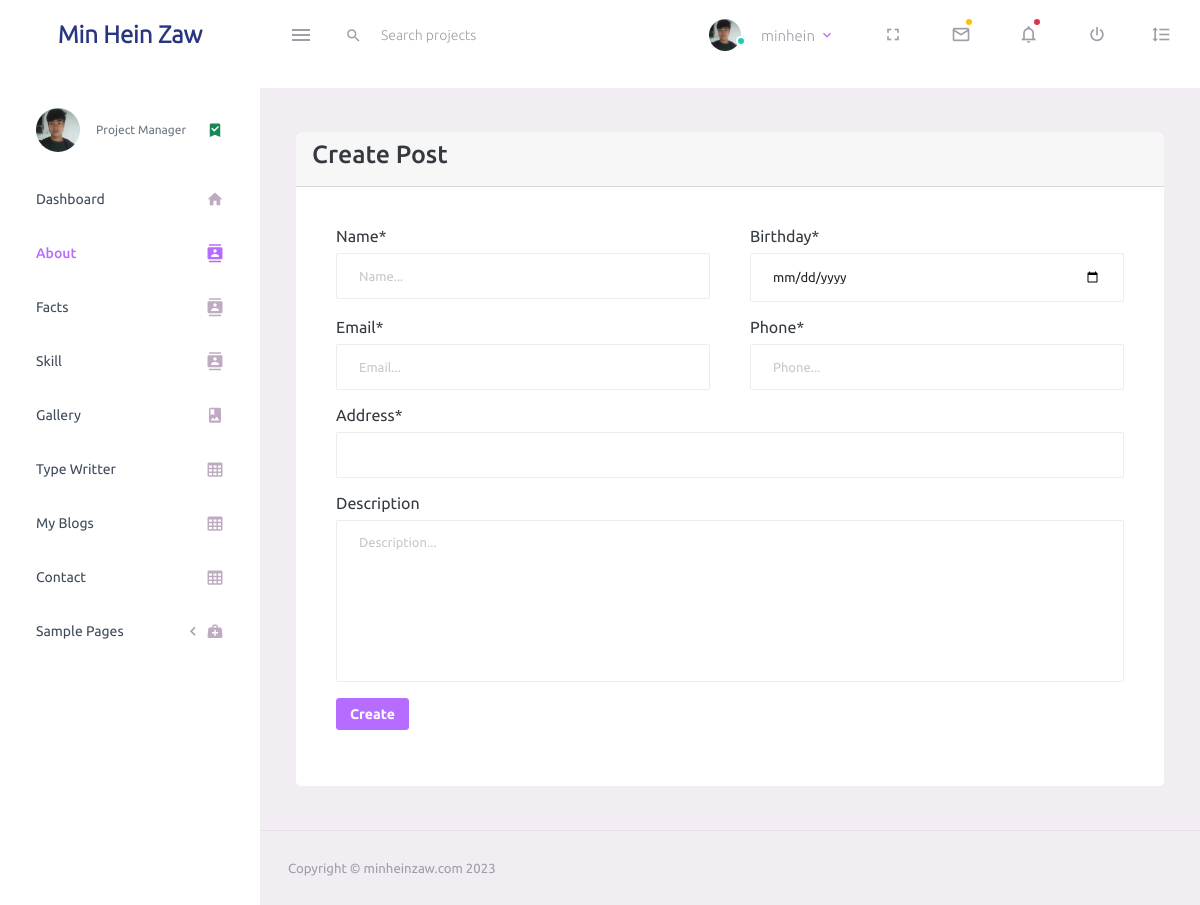
Page /about/ (signed in) on the earlier database version.
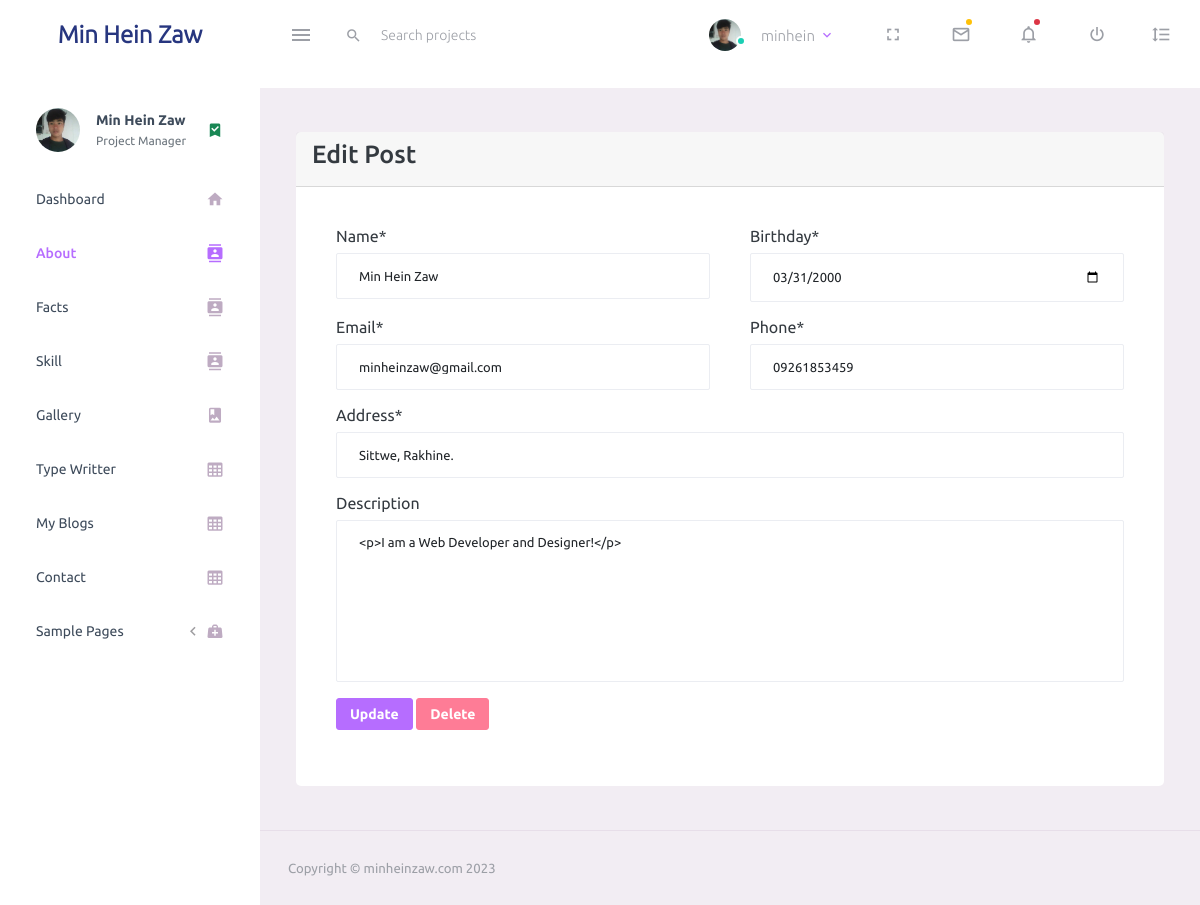
Same page on the later database version.
### base/models.py (models this page shows, shortened)
class About(models.Model):
    name = models.CharField(max_length=100, null=True)
    birthday = models.DateField(null=True)
    email = models.EmailField(null=True)
    phone = models.CharField(max_length=15, null=True)
    address = models.CharField(max_length=100, null=True)
    description = RichTextField(null=True, blank=True)
    created = models.DateTimeField(auto_now=True)
    updated = models.DateTimeField(auto_now_add=True)

### base/views.py (the view)
# urls.py: path('about/', views.aboutPage, name="about"),
@login_required (login_url='login')
def aboutPage(request):
    page = "about-create"
    abouts = About.objects.all()
    about = About.objects.first()
    if not about:
        forms = AboutForm()
        if request.method == "POST":
            form = AboutForm(request.POST)
            if form.is_valid():
                form.save()
                messages.success(request, 'Your About added is sucessfully!')
                return redirect('about')
        context = {'forms':forms, 'about':about, 'page':page}
        return render(request, 'backend/about/about.html', context)
    else:
        about = About.objects.latest('id')
        forms = AboutForm(instance=about)
        if request.method == "POST":
            form = AboutForm(request.POST, instance=about)
            if form.is_valid():
                form.save()
                messages.success(request, "Your About Edited is sucessfully!" )
                return redirect('about')
        context = {'about':about, 'about':about, 'forms':forms,'page':page, 'abouts':abouts}
        return render(request, 'backend/about/about.html', context)

### base/forms.py
class AboutForm(forms.ModelForm):
    class Meta:
        model = About
        fields = "__all__"
        widgets = {
            'name':forms.TextInput(attrs=({'placeholder':'Name...', 'class':'cumtom-input'})),
            'birthday':forms.DateInput(attrs=({'placeholder':'Birthday...', 'class':'cumtom-input', 'type':'date'})),
            'email':forms.TextInput(attrs=({'placeholder':'Email...', 'class':'cumtom-input'})),
            'phone':forms.TextInput(attrs=({'placeholder':'Phone...', 'class':'cumtom-input'})),
            'description':forms.Textarea(attrs=({'placeholder':'Description...', 'class':'cumtom-input'})),
        }

### base/templates/backend/about/about.html (shortened to what this page needs)
{% extends 'main.html' %}
{% load crispy_forms_tags %}
{% block content %}
    <div class="row">
        {% if not about %}
            <div class="col-md-12">
                <div class="card">
                    <div class="card-header">
                        <h3>Create Post</h3>
                    </div>
                    <div class="card-body">
                        <form action="" method="POST">
                            <div class="row">
                                <div class="col-md-6">
                                    {{forms.name|as_crispy_field}}
                                </div>
                                <div class="col-md-6">
                                    {{forms.birthday|as_crispy_field}}
                                </div>
                                <div class="col-md-6">
                                    {{forms.email|as_crispy_field}}
                                </div>
                                <div class="col-md-6">
                                    {{forms.phone|as_crispy_field}}
                                </div>
                                <div class="col-md-12">
                                    {{forms.address|as_crispy_field}}
                                    {{forms.description|as_crispy_field}}
                                </div>
                            </div>
                            <button type="submit" class="btn btn-sm btn-primary">Create</button>
                    </form>
                    </div>
                </div>
            </div>
        {% else %}
            <div class="col-md-12">
                <div class="card">
                    <div class="card-header">
                        <h3>Edit Post</h3>
                    </div>
                    <div class="card-body">
                        <form action="" method="POST">
                            <div class="row">
                                <div class="col-md-6">
                                    {{forms.name|as_crispy_field}}
                                </div>
                                <div class="col-md-6">
                                    {{forms.birthday|as_crispy_field}}
                                </div>
                                <div class="col-md-6">
                                    {{forms.email|as_crispy_field}}
                                </div>
                                <div class="col-md-6">
                                    {{forms.phone|as_crispy_field}}
                                </div>
                                <div class="col-md-12">
                                    {{forms.address|as_crispy_field}}
                                    {{forms.description|as_crispy_field}}
                                </div>
                            </div>
                            <button type="submit" class="btn btn-sm btn-primary">Update</button>
                            <a href="{% url 'about-delete' about %}" type="submit" class="btn btn-sm btn-danger">Delete</a>
                    </form>
                    </div>
                </div>
            </div>
        {% endif %}
    </div>
{% endblock content %}

### templates/main.html (shortened to what this page needs)
cls{% load static %}
<!DOCTYPE html>
<html lang="en">
  <head>
    <link rel="stylesheet" href="{% static 'assets/vendors/mdi/css/materialdesignicons.min.css' %}">
    <link rel="stylesheet" href= {% static 'assets/vendors/css/vendor.bundle.base.css' %}>
    <link rel="stylesheet" href="{% static 'assets/css/style.css' %}">
  </head>
  <body>
    <div class="container-scroller">
      {% include 'navbar.html' %}
      <div class="container-fluid page-body-wrapper">
        {% include 'sidebar.html' %}
        <div class="main-panel">
          <div class="content-wrapper">
            {% block content %}{% endblock content %}
          </div>
          {% include 'footer.html' %}
        </div>
      </div>
    </div>
  </body>
</html>

### templates/navbar.html (shortened to what this page needs)
{% load static %}
<nav class="navbar default-layout-navbar col-lg-12 col-12 p-0 fixed-top d-flex flex-row">
    <div class="text-center navbar-brand-wrapper d-flex align-items-center justify-content-center">
      <a class="navbar-brand brand-logo" href="{% url 'index' %}"> <strong><span>Min Hein Zaw</span></strong> </a>
    </div>
    <div class="navbar-menu-wrapper d-flex align-items-stretch">
      <button class="navbar-toggler navbar-toggler align-self-center" type="button" data-toggle="minimize">
        <span class="mdi mdi-menu"></span>
      </button>
      <div class="search-field d-none d-md-block">
        <form class="d-flex align-items-center h-100" action="#">
          <div class="input-group">
            <div class="input-group-prepend bg-transparent">
              <i class="input-group-text border-0 mdi mdi-magnify"></i>
            </div>
            <input type="text" class="form-control bg-transparent border-0" placeholder="Search projects">
          </div>
        </form>
      </div>
      <ul class="navbar-nav navbar-nav-right">
        <li class="nav-item nav-profile dropdown">
          <a class="nav-link dropdown-toggle" id="profileDropdown" href="#" data-bs-toggle="dropdown" aria-expanded="false">
            <div class="nav-profile-img">
              <img src="{% static 'assets/images/faces/logo.jpg' %}" alt="image">
              <span class="availability-status online"></span>
            </div>
            <div class="nav-profile-text">
              {% if request.user.is_authenticated %}
                <p class='mt-3'>{{request.user}}</p>
              {% endif %}
            </div>
          </a>
        </li>
        <li class="nav-item d-none d-lg-block full-screen-link">
          <a class="nav-link">
            <i class="mdi mdi-fullscreen" id="fullscreen-button"></i>
          </a>
        </li>
        <li class="nav-item dropdown">
          <a class="nav-link count-indicator dropdown-toggle" id="messageDropdown" href="#" data-bs-toggle="dropdown" aria-expanded="false">
            <i class="mdi mdi-email-outline"></i>
            <span class="count-symbol bg-warning"></span>
          </a>
        </li>
        <li class="nav-item dropdown">
          <a class="nav-link count-indicator dropdown-toggle" id="notificationDropdown" href="#" data-bs-toggle="dropdown">
            <i class="mdi mdi-bell-outline"></i>
            <span class="count-symbol bg-danger"></span>
          </a>
        </li>
        <li class="nav-item nav-logout d-none d-lg-block">
          <a class="nav-link" href="#">
            <i class="mdi mdi-power"></i>
          </a>
        </li>
        <li class="nav-item nav-settings d-none d-lg-block">
          <a class="nav-link" href="#">
            <i class="mdi mdi-format-line-spacing"></i>
          </a>
        </li>
      </ul>
    </div>
  </nav>

### templates/sidebar.html (shortened to what this page needs)
{% load static %}
<nav class="sidebar sidebar-offcanvas" id="sidebar">
    <ul class="nav">
      <li class="nav-item nav-profile">
        <a href="#" class="nav-link">
          <div class="nav-profile-image">
            <img src="{% static 'assets/images/logo.jpg' %}" alt="profile">
          </div>
          <div class="nav-profile-text d-flex flex-column">
            {% for about in abouts %}
            <span class="font-weight-bold mb-2">{{about.name}}</span>
            {% endfor %}
            <span class="text-secondary text-small">Project Manager</span>
          </div>
          <i class="mdi mdi-bookmark-check text-success nav-profile-badge"></i>
        </a>
      </li>
      {% url 'index' as url %}
      <li class="nav-item {% if request.path == url %}active{% endif %}">
        <a class="nav-link" href="{% url 'index' %}">
          <span class="menu-title">Dashboard</span>
          <i class="mdi mdi-home menu-icon"></i>
        </a>
      </li>
      {% url 'about' as url %}
      <li class="nav-item {% if request.path == url %}active{% endif %}">
        <a class="nav-link" href="{% url 'about' %}">
          <span class="menu-title">About</span>
          <i class="mdi mdi-contacts menu-icon"></i>
        </a>
      </li>
      {% url 'fact' as url %}
      <li class="nav-item {% if request.path == url %}active{% endif %}">
        <a class="nav-link" href="{% url 'fact' %}">
          <span class="menu-title">Facts</span>
          <i class="mdi mdi-contacts menu-icon"></i>
        </a>
      </li>
      {% url 'skill' as url %}
      <li class="nav-item {% if request.path == url %}active{% endif %}">
        <a class="nav-link" href="{% url 'skill' %}">
          <span class="menu-title">Skill</span>
          <i class="mdi mdi-contacts menu-icon"></i>
        </a>
      </li>
      {% url 'gallery' as url %}
      <li class="nav-item {% if request.path == url %}active{% endif %}">
        <a class="nav-link" href="{% url 'gallery' %}">
          <span class="menu-title">Gallery</span>
          <i class="mdi mdi-image-album menu-icon"></i>
        </a>
      </li>
      {% url 'typewritter' as url %}
      <li class="nav-item {% if request.path == url %}active{% endif %}">
        <a class="nav-link" href="{% url 'typewritter' %}">
          <span class="menu-title">Type Writter</span>
          <i class="mdi mdi-table-large menu-icon"></i>
        </a>
      </li>
      {% url 'myblog' as url %}
      <li class="nav-item {% if request.path == url %}active{% endif %}">
        <a class="nav-link" href="{% url 'myblog' %}">
          <span class="menu-title">My Blogs</span>
          <i class="mdi mdi-table-large menu-icon"></i>
        </a>
      </li>
      {% url 'contact' as url %}
      <li class="nav-item {% if request.path == url %}active{% endif %}">
        <a class="nav-link" href="{% url 'contact' %}">
          <span class="menu-title">Contact</span>
          <i class="mdi mdi-table-large menu-icon"></i>
        </a>
      </li>
      <li class="nav-item">
        <a class="nav-link" data-bs-toggle="collapse" href="#general-pages" aria-expanded="false" aria-controls="general-pages">
          <span class="menu-title">Sample Pages</span>
          <i class="menu-arrow"></i>
          <i class="mdi mdi-medical-bag menu-icon"></i>
        </a>
      </li>
    </ul>
  </nav>

### templates/footer.html
<footer class="footer">
    <div class="container-fluid d-flex justify-content-between">
      <span class="text-muted d-block text-center text-sm-start d-sm-inline-block">Copyright © minheinzaw.com 2023</span>
    </div>
  </footer>

Differences in the rows shown:
added About: name "Min Hein Zaw", birthday "03/31/2000", email "minheinzaw@gmail.com", phone "09261853459", address "Sittwe, Rakhine.", description "<p>I am a Web Developer and Designer!</p>"
Other differences:
text no longer shown: "Create Post Create"
text now shown: "Edit Post Update Delete"
